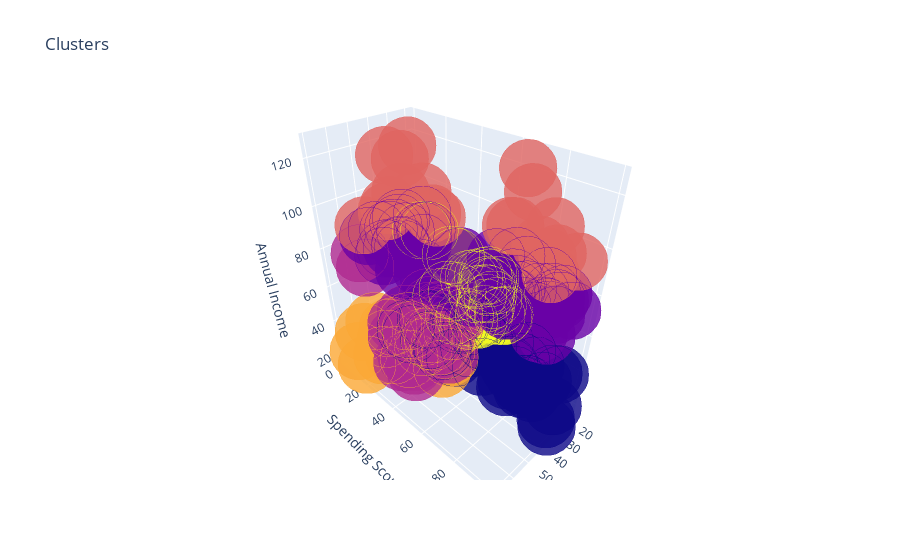

The notebook cell this image was saved under:
### Code cell
import plotly.graph_objs as go
import plotly as py

df_cust['label3'] =  labels3
trace1 = go.Scatter3d(
    x= df_cust['Age'],
    y= df_cust['Spending Score (1-100)'],
    z= df_cust['Annual Income (k$)'],
    mode='markers',
     marker=dict(
        color = df_cust['label3'], 
        size= 20,
        line=dict(
            color= df_cust['label3'],
            width= 12
        ),
        opacity=0.8
     )
)
data = [trace1]
layout = go.Layout(
#     margin=dict(
#         l=0,
#         r=0,
#         b=0,
#         t=0
#     )
    title= 'Clusters',
    scene = dict(
            xaxis = dict(title  = 'Age'),
            yaxis = dict(title  = 'Spending Score'),
            zaxis = dict(title  = 'Annual Income')
        )
)
fig = go.Figure(data=data, layout=layout)
py.offline.iplot(fig)

### Figure 1 — Plotly figure (JSON) as saved in the notebook; plotly's stock layout.template omitted (floating-point values rounded to 4 significant figures; data arrays with more than 128 entries replaced by an {"elided": "..."} marker saying what was removed)
{"data": [{"marker": {"color": {"elided": "198 int values"}, "line": {"color": {"elided": "198 int values"}, "width": 12}, "opacity": 0.8, "size": 20}, "mode": "markers", "type": "scatter3d", "x": {"elided": "198 int values"}, "y": {"elided": "198 int values"}, "z": {"elided": "198 int values"}}], "layout": {"scene": {"xaxis": {"title": {"text": "Age"}}, "yaxis": {"title": {"text": "Spending Score"}}, "zaxis": {"title": {"text": "Annual Income"}}}, "title": {"text": "Clusters"}}}
